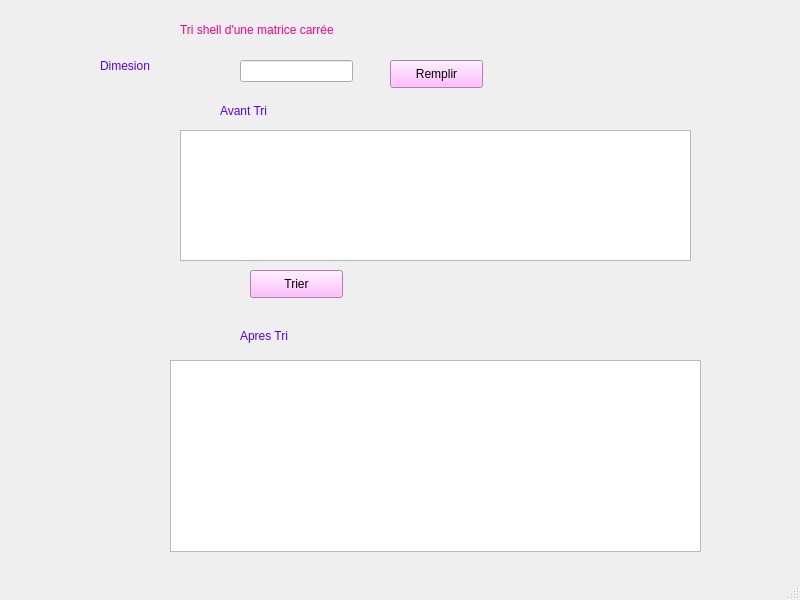
<?xml version="1.0" encoding="UTF-8"?>
<ui version="4.0">
 <class>MainWindow</class>
 <widget class="QMainWindow" name="MainWindow">
  <property name="geometry">
   <rect>
    <x>0</x>
    <y>0</y>
    <width>800</width>
    <height>600</height>
   </rect>
  </property>
  <property name="windowTitle">
   <string>MainWindow</string>
  </property>
  <widget class="QWidget" name="centralwidget">
   <widget class="QLabel" name="label">
    <property name="geometry">
     <rect>
      <x>180</x>
      <y>20</y>
      <width>561</width>
      <height>20</height>
     </rect>
    </property>
    <property name="styleSheet">
     <string notr="true">font: 75 14pt &quot;MS Shell Dlg 2&quot;;
color:rgb(255, 0, 127)</string>
    </property>
    <property name="text">
     <string>Tri shell d'une matrice carrée</string>
    </property>
   </widget>
   <widget class="QLabel" name="label_2">
    <property name="geometry">
     <rect>
      <x>100</x>
      <y>50</y>
      <width>141</width>
      <height>31</height>
     </rect>
    </property>
    <property name="styleSheet">
     <string notr="true">font: 75 14pt &quot;MS Shell Dlg 2&quot;;
color:rgb(85, 0, 255)</string>
    </property>
    <property name="text">
     <string>Dimesion</string>
    </property>
   </widget>
   <widget class="QLabel" name="label_3">
    <property name="geometry">
     <rect>
      <x>220</x>
      <y>95</y>
      <width>211</width>
      <height>31</height>
     </rect>
    </property>
    <property name="styleSheet">
     <string notr="true">font: 75 14pt &quot;MS Shell Dlg 2&quot;;
color:rgb(85, 0, 255)</string>
    </property>
    <property name="text">
     <string>Avant Tri</string>
    </property>
   </widget>
   <widget class="QLabel" name="label_4">
    <property name="geometry">
     <rect>
      <x>240</x>
      <y>320</y>
      <width>141</width>
      <height>31</height>
     </rect>
    </property>
    <property name="styleSheet">
     <string notr="true">font: 75 14pt &quot;MS Shell Dlg 2&quot;;
color:rgb(85, 0, 255)</string>
    </property>
    <property name="text">
     <string>Apres Tri</string>
    </property>
   </widget>
   <widget class="QLineEdit" name="taille">
    <property name="geometry">
     <rect>
      <x>240</x>
      <y>60</y>
      <width>113</width>
      <height>22</height>
     </rect>
    </property>
   </widget>
   <widget class="QTableWidget" name="ava">
    <property name="geometry">
     <rect>
      <x>180</x>
      <y>130</y>
      <width>511</width>
      <height>131</height>
     </rect>
    </property>
   </widget>
   <widget class="QTableWidget" name="apres">
    <property name="geometry">
     <rect>
      <x>170</x>
      <y>360</y>
      <width>531</width>
      <height>192</height>
     </rect>
    </property>
   </widget>
   <widget class="QPushButton" name="remplir">
    <property name="geometry">
     <rect>
      <x>390</x>
      <y>60</y>
      <width>93</width>
      <height>28</height>
     </rect>
    </property>
    <property name="styleSheet">
     <string notr="true">font: 75 11pt &quot;MS Shell Dlg 2&quot;;
background-color: rgb(255, 170, 255);</string>
    </property>
    <property name="text">
     <string>Remplir</string>
    </property>
   </widget>
   <widget class="QPushButton" name="tri">
    <property name="geometry">
     <rect>
      <x>250</x>
      <y>270</y>
      <width>93</width>
      <height>28</height>
     </rect>
    </property>
    <property name="styleSheet">
     <string notr="true">font: 75 11pt &quot;MS Shell Dlg 2&quot;;
background-color: rgb(255, 170, 255);</string>
    </property>
    <property name="text">
     <string>Trier</string>
    </property>
   </widget>
  </widget>
  <widget class="QMenuBar" name="menubar">
   <property name="geometry">
    <rect>
     <x>0</x>
     <y>0</y>
     <width>800</width>
     <height>26</height>
    </rect>
   </property>
  </widget>
  <widget class="QStatusBar" name="statusbar"/>
 </widget>
 <resources/>
 <connections/>
</ui>
